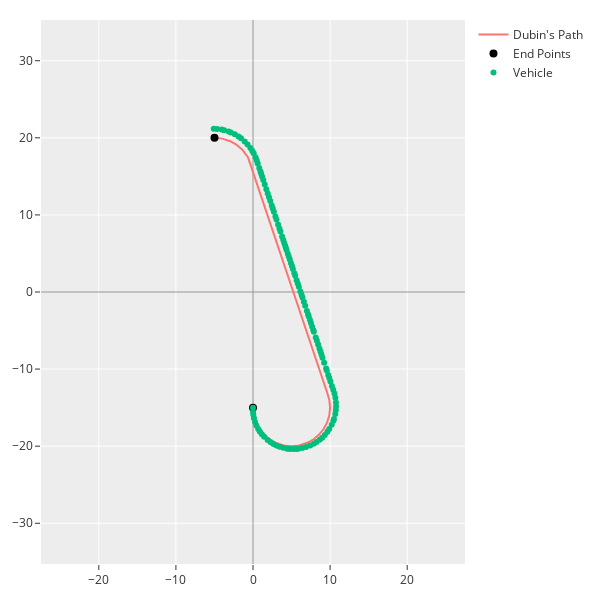

The cell this chart's notebook holds for it:
### Code cell
plot_dubin(["Dubin's Path", "lines", optimal_path], ["Vehicle", "markers", simple_trajectory]).show()
